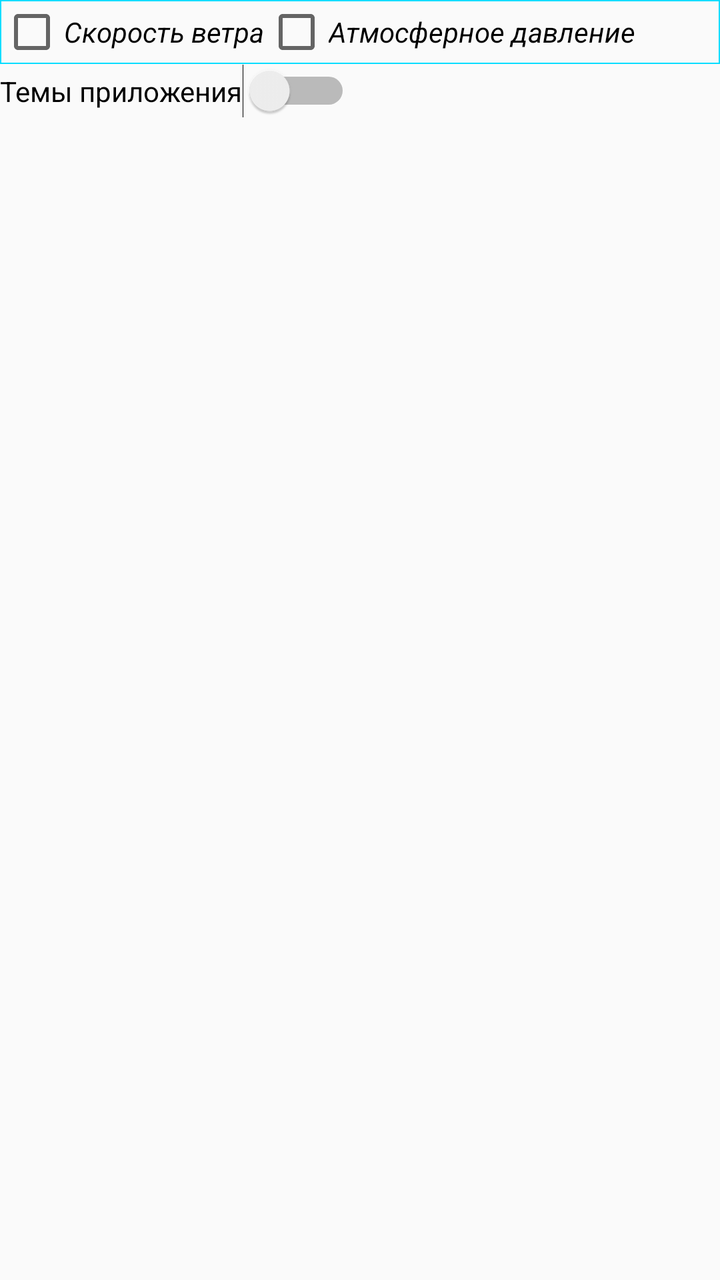
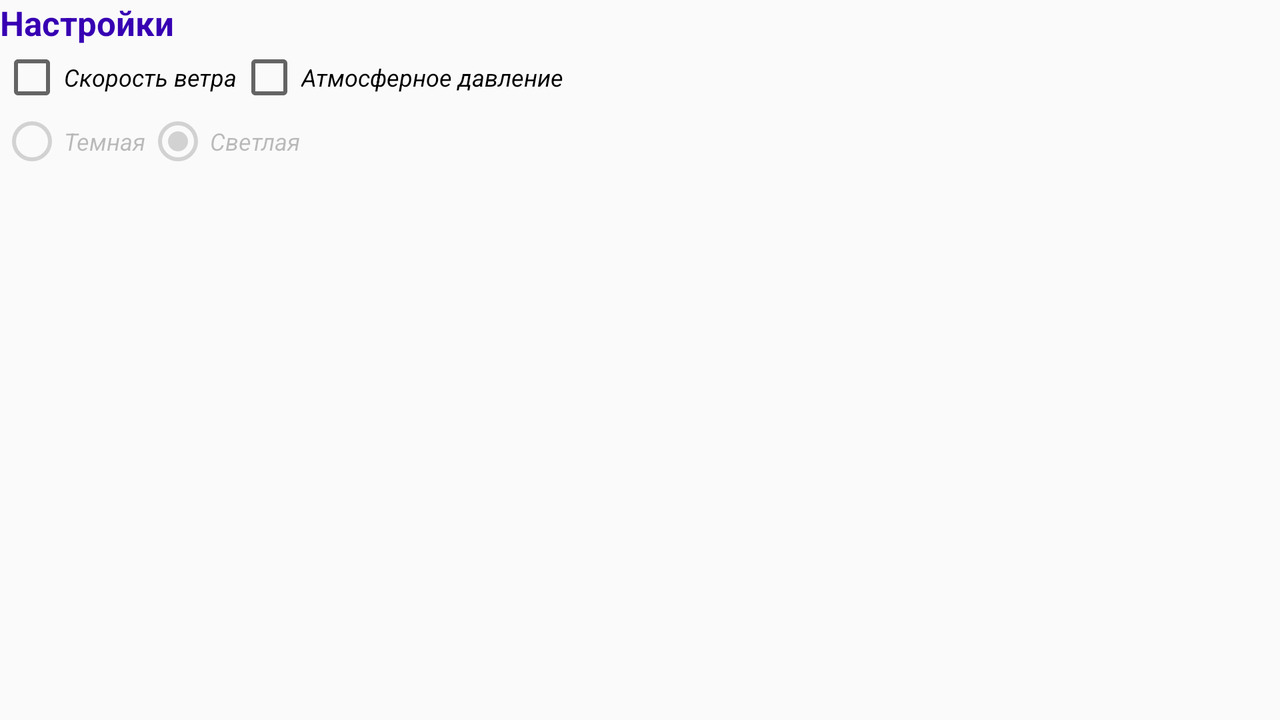

First picture: res/layout/ on a phone held upright. Second picture: the repository's own variant of that layout, on a device whose configuration matches the variant's folder. Source for both follows.
<!-- AndroidManifest.xml: application theme AppTheme -->
<!-- res/layout/activity_settings.xml -->
<?xml version="1.0" encoding="utf-8"?>
<androidx.coordinatorlayout.widget.CoordinatorLayout xmlns:android="http://schemas.android.com/apk/res/android"
    xmlns:app="http://schemas.android.com/apk/res-auto"
    android:layout_width="match_parent"
    android:layout_height="match_parent"
    xmlns:tools="http://schemas.android.com/tools"
    android:background="@drawable/background_additional">

    <include layout="@layout/setting" />

</androidx.coordinatorlayout.widget.CoordinatorLayout>
<!-- res/layout/setting.xml (included above) -->
<?xml version="1.0" encoding="utf-8"?>
<androidx.constraintlayout.widget.ConstraintLayout xmlns:android="http://schemas.android.com/apk/res/android"
    xmlns:tools="http://schemas.android.com/tools"
    android:layout_width="match_parent"
    android:layout_height="match_parent"
    xmlns:app="http://schemas.android.com/apk/res-auto"
    app:layout_behavior="@string/appbar_scrolling_view_behavior">

    <LinearLayout
        android:layout_width="match_parent"
        android:layout_height="match_parent"
        android:orientation="vertical"
        tools:context=".ActivitySettings"
        tools:ignore="ExtraText"
        tools:layout_editor_absoluteX="0dp"
        tools:layout_editor_absoluteY="0dp">

        <LinearLayout
            android:layout_width="match_parent"
            android:layout_height="wrap_content"
            android:orientation="horizontal"
            android:background="@drawable/separator">

            <CheckBox
                android:id="@+id/windSpeed"
                android:layout_width="wrap_content"
                android:layout_height="match_parent"
                android:text="@string/windSpeed"
                android:textStyle="italic" />

            <CheckBox
                android:id="@+id/pressure"
                android:layout_width="wrap_content"
                android:layout_height="match_parent"
                android:text="@string/pressure"
                android:textStyle="italic" />
        </LinearLayout>

        <Switch
            android:id="@+id/themeSwitch"
            android:layout_width="wrap_content"
            android:layout_height="wrap_content"
            android:text="@string/theme"
            tools:ignore="UseSwitchCompatOrMaterialXml">
        </Switch>
    </LinearLayout>
</androidx.constraintlayout.widget.ConstraintLayout>
<!-- resources referenced by this layout -->
<resources>
  <!-- drawable separator (drawable) -->
  <?xml version="1.0" encoding="utf-8"?>
  <shape xmlns:android="http://schemas.android.com/apk/res/android"
      android:shape="rectangle" >
  
      <stroke
          android:width="0.5dp"
          android:color="@android:color/holo_blue_bright" >
      </stroke>
  
  </shape>
  <string name="pressure">Атмосферное давление</string>
  <string name="theme">Темы приложения</string>
  <string name="windSpeed">Скорость ветра</string>
  <style name="AppTheme" parent="Theme.AppCompat.Light.DarkActionBar">
          
          <item name="background">@drawable/sky</item>
          <item name="colorPrimary">@color/colorPrimary</item>
          <item name="colorPrimaryDark">@color/colorPrimaryDark</item>
          <item name="colorAccent">@color/colorAccent</item>
      </style>
</resources>
<!-- res/layout-land/activity_settings.xml (the repository's variant of the layout above) -->
<!-- drawn on the phone turned sideways -->
<?xml version="1.0" encoding="utf-8"?>
<LinearLayout xmlns:android="http://schemas.android.com/apk/res/android"
    xmlns:app="http://schemas.android.com/apk/res-auto"
    xmlns:tools="http://schemas.android.com/tools"
    android:layout_width="match_parent"
    android:layout_height="match_parent"
    android:baselineAligned="false"
    android:orientation="vertical"
    android:background="@drawable/background_additional"
    tools:context=".ActivitySettings"
    tools:ignore="ExtraText">
    <TextView
                android:id="@+id/textSelectTown"
                android:layout_width="wrap_content"
                android:layout_height="wrap_content"
                android:text="@string/settings"
                android:textAlignment="viewStart"
                android:textColor="@color/colorPrimaryDark"
                android:textSize="17sp"
                android:textStyle="bold"
                app:layout_constraintEnd_toEndOf="parent"
                app:layout_constraintHorizontal_bias="0.0"
                app:layout_constraintStart_toStartOf="parent"
                app:layout_constraintTop_toTopOf="parent" />

       <LinearLayout
                android:layout_width="match_parent"
                android:layout_height="wrap_content">
                <CheckBox
                        android:id="@+id/windSpeed"
                        android:layout_width="wrap_content"
                        android:layout_height="wrap_content"
                        android:text="@string/windSpeed"
                        android:textSize="12sp"
                        android:textStyle="italic" />
                <CheckBox
                        android:id="@+id/pressure"
                        android:layout_width="wrap_content"
                        android:layout_height="wrap_content"
                        android:text="@string/pressure"
                        android:textSize="12sp"
                        android:textStyle="italic" />
            </LinearLayout>
            <RadioGroup
                    android:id="@+id/theme"
                    android:layout_width="wrap_content"
                    android:layout_height="wrap_content"
                    android:orientation="horizontal">

                    <RadioButton
                        android:id="@+id/themeBlack"
                        android:layout_width="match_parent"
                        android:layout_height="match_parent"
                        android:text="@string/themeBlack"
                        android:textSize="12sp"
                        android:textStyle="italic"
                        android:enabled="false"/>

                    <RadioButton
                        android:id="@+id/themeWhite"
                        android:layout_width="match_parent"
                        android:layout_height="match_parent"
                        android:checked="true"
                        android:text="@string/themeWhite"
                        android:textSize="12sp"
                        android:textStyle="italic"
                        android:enabled="false"/>
                </RadioGroup>

</LinearLayout>
<!-- resources referenced by the variant -->
<!-- as the phone turned sideways resolves them -->
<resources>
  <string name="pressure">Атмосферное давление</string>
  <string name="settings">Настройки</string>
  <string name="themeBlack">Темная</string>
  <string name="themeWhite">Светлая</string>
  <string name="windSpeed">Скорость ветра</string>
  <style name="AppTheme" parent="Theme.AppCompat.Light.DarkActionBar">
          
          <item name="background">@drawable/sky</item>
          <item name="colorPrimary">@color/colorPrimary</item>
          <item name="colorPrimaryDark">@color/colorPrimaryDark</item>
          <item name="colorAccent">@color/colorAccent</item>
      </style>
</resources>
